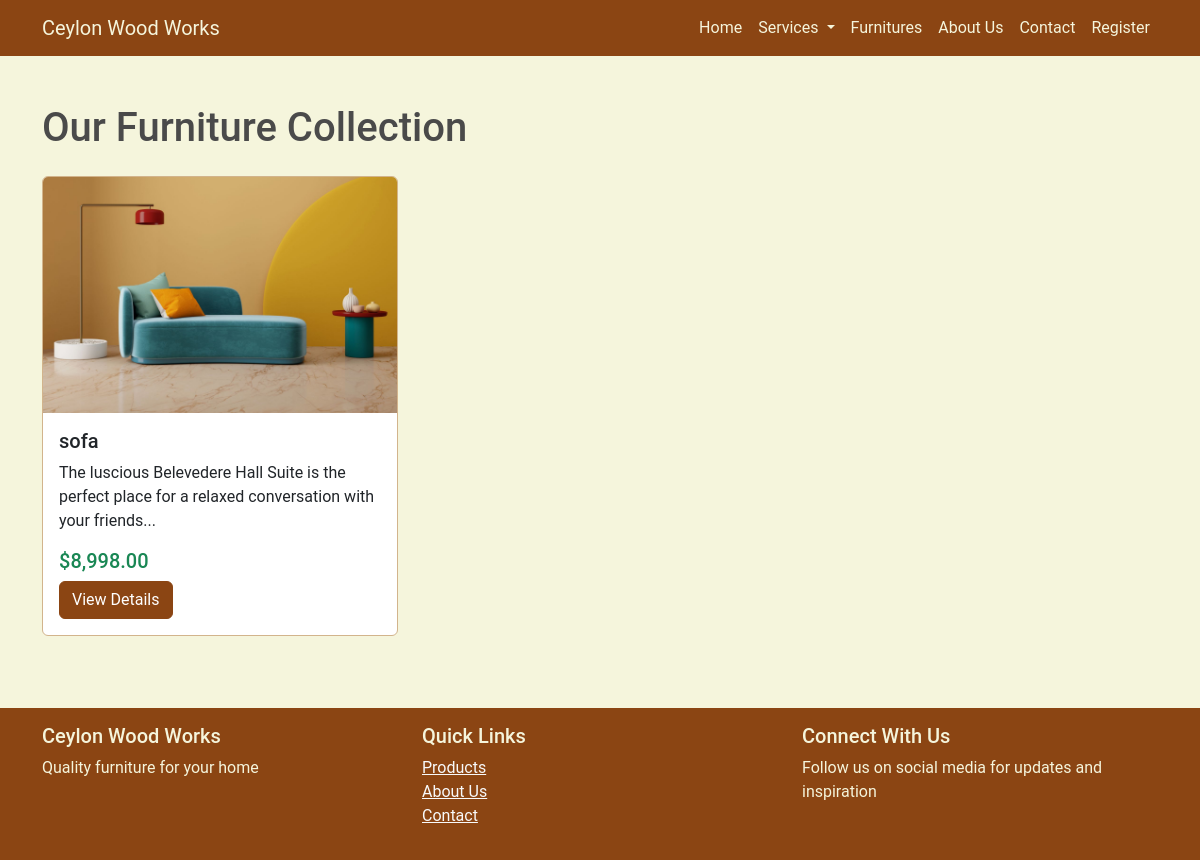
/Furnitures/Furnitures.php, run on the app's committed database.
### tables this page shows
CREATE TABLE `furniture` (
  `id` int(11) NOT NULL,
  `name` varchar(255) NOT NULL,
  `description` text DEFAULT NULL,
  `price` decimal(10,2) NOT NULL,
  `stock` int(11) NOT NULL,
  `image_url` varchar(255) DEFAULT NULL
);

### Furnitures/Furnitures.php (the view, shortened to what this page needs)
<?php
require_once '../Config.php';
$stmt = $conn->prepare("SELECT * FROM furniture");
$stmt->execute();
$result = $stmt->get_result();
$furniture_items = $result->fetch_all(MYSQLI_ASSOC);
?>
<!DOCTYPE html>
<html lang="en">
<head>
    <link href="https://cdn.jsdelivr.net/npm/bootstrap@5.3.0/dist/css/bootstrap.min.css" rel="stylesheet">
</head>
<body>
<nav class="navbar navbar-expand-lg navbar-dark">
          <div class="container">
              <a class="navbar-brand" href="http://localhost/Furniture/index.php">Ceylon Wood Works</a>
              <div class="collapse navbar-collapse" id="navbarNav">
                  <ul class="navbar-nav ms-auto">
                      <li class="nav-item">
                          <a class="nav-link active" href="http://localhost/Furniture/index.php">Home</a>
                      </li>
                      <li class="nav-item dropdown">
                          <a class="nav-link dropdown-toggle" href="#" id="servicesDropdown" role="button" data-bs-toggle="dropdown" aria-expanded="false">
                              Services
                          </a>
                      </li>
                      <li class="nav-item">
                          <a class="nav-link" href="http://localhost/Furniture/Furnitures/Furnitures.php">Furnitures</a>
                      </li>
                      <li class="nav-item">
                          <a class="nav-link" href="http://localhost/Furniture/about_us.php">About Us</a>
                      </li>
                      <li class="nav-item">
                          <a class="nav-link" href="http://localhost/Furniture/contact_us.php">Contact</a>
                      </li>
                      <?php
                      if (isset($_SESSION['user_name'])) {
                          echo '<li class="nav-item dropdown">';
                          echo '<a class="nav-link dropdown-toggle" href="#" id="userDropdown" role="button" data-bs-toggle="dropdown" aria-expanded="false">';
                          echo $_SESSION['user_name'];
                          echo '</a>';
                          echo '<ul class="dropdown-menu" aria-labelledby="userDropdown">';
                          echo '<li><a class="dropdown-item" href="http://localhost/Furniture/user_profile.php">User Profile</a></li>';
                          echo '<li><a class="dropdown-item" href="logout.php">Logout</a></li>';
                          echo '</ul>';
                          echo '</li>';
                      } else {
                          echo '<li class="nav-item">';
                          echo '<a class="nav-link" href="Register.php">Register</a>';
                          echo '</li>';
                      }
                      ?>
                  </ul>
              </div>
          </div>
      </nav>
    <div class="container mt-5">
        <h1 class="mb-4">Our Furniture Collection</h1>
        <div class="row">
            <?php foreach ($furniture_items as $furniture): ?>
                <div class="col-md-4 mb-4">
                    <div class="card">
                        <img src="<?php echo htmlspecialchars($furniture['image_url']); ?>" alt="<?php echo htmlspecialchars($furniture['name']); ?>" class="card-img-top furniture-image">
                        <div class="card-body">
                            <h5 class="card-title"><?php echo htmlspecialchars($furniture['name']); ?></h5>
                            <p class="card-text"><?php echo substr(htmlspecialchars($furniture['description']), 0, 100) . '...'; ?></p>
                            <div class="price h5 text-success mb-2">$<?php echo number_format($furniture['price'], 2); ?></div>
                            <a href="FurnitureDetails.php?id=<?php echo $furniture['id']; ?>" class="btn btn-primary">View Details</a>
                        </div>
                    </div>
                </div>
            <?php endforeach; ?>
        </div>
    </div>
    <footer class="footer mt-5 py-3">
        <div class="container">
            <div class="row">
                <div class="col-lg-4">
                    <h5>Ceylon Wood Works</h5>
                    <p>Quality furniture for your home</p>
                </div>
                <div class="col-lg-4">
                    <h5>Quick Links</h5>
                    <ul class="list-unstyled">
                        <li><a href="#" class="text-light">Products</a></li>
                        <li><a href="#" class="text-light">About Us</a></li>
                        <li><a href="#" class="text-light">Contact</a></li>
                    </ul>
                </div>
                <div class="col-lg-4">
                    <h5>Connect With Us</h5>
                    <p>Follow us on social media for updates and inspiration</p>
                </div>
            </div>
        </div>
    </footer>
</body>
</html>

### Furnitures/Furnitures.php (style rules this page uses)
:root { --primary-color: #8B4513; --secondary-color: #D2B48C; --accent-color: #DEB887; --text-color: #4A4A4A; --light-bg: #F5F5DC; }
body { font-family: 'Roboto', sans-serif; color: var(--text-color); background-color: var(--light-bg); }
.navbar { background-color: var(--primary-color); }
.navbar-brand, .nav-link { color: var(--light-bg) !important; }
.btn-primary { background-color: var(--primary-color); border-color: var(--primary-color); }
.card { border-color: var(--secondary-color); }
.footer { background-color: var(--primary-color); color: var(--light-bg); }

### data on the page
furniture: image_url (picture), name "sofa", description "The luscious Belevedere Hall Suite is the perfect place for a relaxed conversation with your friends", price "8,998.00"
